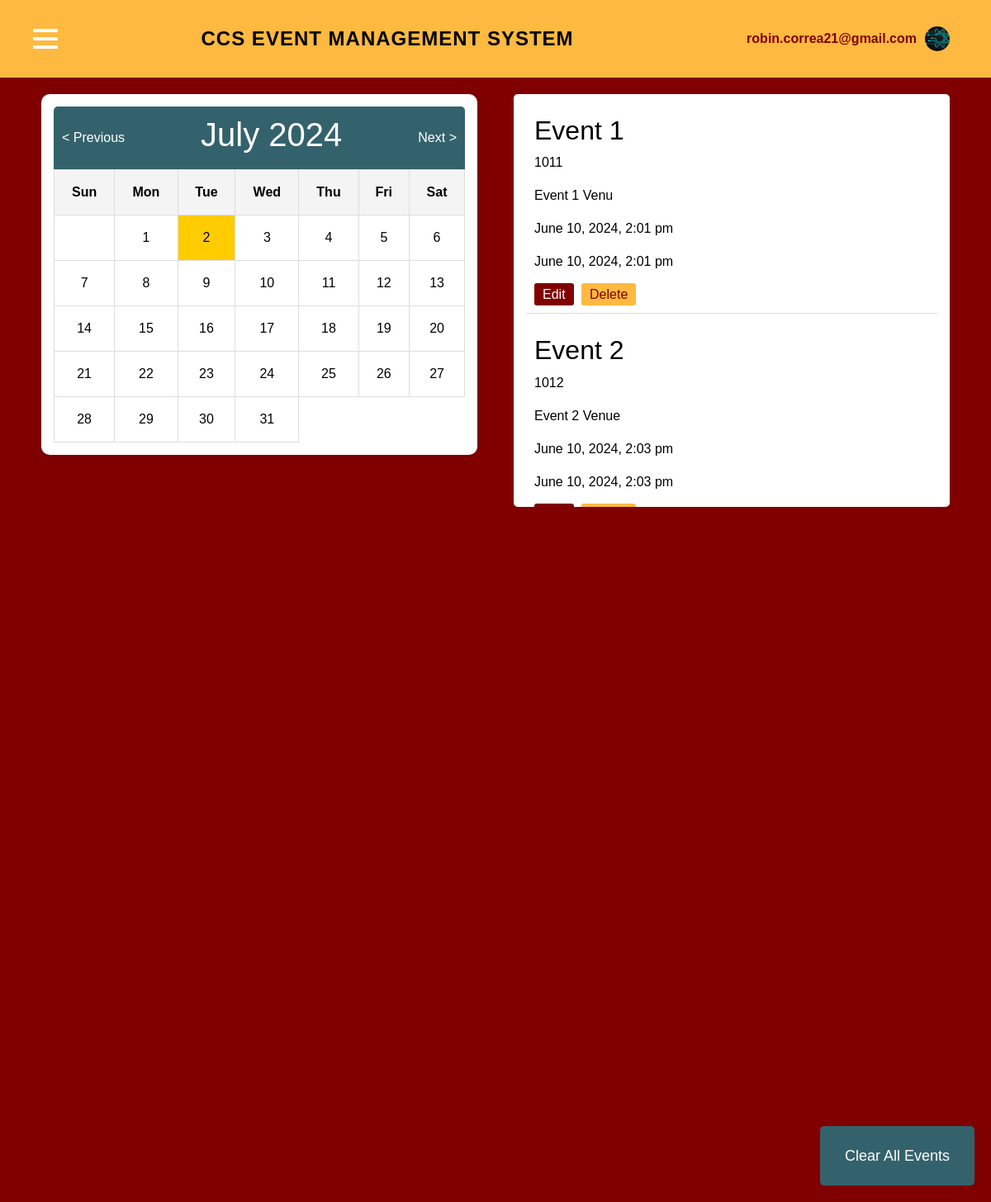
Screenshot of /homerecovery.php (signed in) with the database file from the repository.
### tables this page shows
CREATE TABLE `events` (
  `id` int(11) NOT NULL,
  `title` varchar(255) NOT NULL,
  `code` varchar(255) NOT NULL,
  `venue` text NOT NULL,
  `start_datetime` datetime NOT NULL,
  `end_datetime` datetime NOT NULL,
  `create_user_id` int(11) NOT NULL,
  `update_user_id` int(11) NOT NULL,
  `created_at` datetime NOT NULL DEFAULT current_timestamp(),
  `updated_at` datetime NOT NULL DEFAULT current_timestamp() ON UPDATE current_timestamp()
);

### homerecovery.php (the view, shortened to what this page needs)
<?php
$email = $_SESSION['email'];
include "inclusions/dbconnection.php";
try {
    $conn = new mysqli($servername, $username, $password, $dbname);
} catch (Exception $e) {
    die("Database connection error: " . $e->getMessage());
}
$sql = "SELECT id, title, code, venue, start_datetime, end_datetime FROM events ORDER BY start_datetime ASC";
$result = $conn->query($sql);
?>
<!doctype html>
<html lang="en">
<head>
    <link href="css/bootstrap.min.css" rel="stylesheet">
</head>
<body>
    <nav class="navbar navbar-expand-lg navbar-light" style="background-color: #FEB941; padding: 4px 0;">
        <div class="container">
            <div class="hamburger" id="hamburger">
                <div></div>
                <div></div>
                <div></div>
            </div>
            <a class="navbar-brand" href="#">CCS Event Management System</a>
            <div class="navbar-right">
                <span><?php echo $email; ?></span>
                <img src="images/ccsadmin.png" alt="Profile Picture">
            </div>
        </div>
    </nav>
    <div class="container">
        <div class="calendar" id="calendar"></div>
        <div class="event-list" id="eventsList">
            <?php
            if ($result->num_rows > 0) {
                while($row = $result->fetch_assoc()) {
                    echo "<div class='event-item'>";
                    echo "<h3>" . $row["title"] . "</h3>";
                    echo "<p>" . $row["code"] . "</p>";
                    echo "<p>" . $row["venue"] . "</p>";
                    echo "<p>" . date("F j, Y, g:i a", strtotime($row["start_datetime"])) . "</p>";
                    echo "<p>" . date("F j, Y, g:i a", strtotime($row["end_datetime"])) . "</p>";
                    echo "<a href='edit_event.php?id=" . $row["id"] . "' class='edit-button'>Edit</a>&nbsp;";
                    echo "<a href='delete_event.php?id=" . $row["id"] . "' class='delete-button'>Delete</a>";
                    echo "</div>";
                }
            } else {
                echo "No events found";
            }
            ?>
        </div>
    </div>
    <div style="text-align: center; margin-top: 20px;">
        <button class="clear-events-button" id="clearEventsButton">Clear All Events</button>
    </div>
</body>
</html>

### homerecovery.php (style rules this page uses)
.clear-events-button { background-color: #34626c; color: #ffffff; border: none; border-radius: 5px; padding: 22.5px 30px; cursor: pointer; font-size: 18px; position: fixed; bottom: 20px; right: 20px; z-index: 1000; transition: all 0.3s; }
.edit-button { background-color: maroon; color: white; padding: 5px 10px; border-radius: 3px; margin-right: 5px; text-decoration: none; }
.delete-button { background-color: #FEB941; color: maroon; padding: 5px 10px; border-radius: 3px; text-decoration: none; }
body { background-color: maroon; color: white; margin: 0; display: flex; flex-direction: column; font-family: Arial, sans-serif; }
.container { display: flex; justify-content: space-between; align-items: flex-start; padding: 20px; }
.calendar, .event-list { background-color: #fff; color: #000; padding: 15px; border-radius: 5px; width: 48%; box-sizing: border-box; }
.event-list { display: flex; flex-direction: column; max-height: 500px; overflow-y: auto; }
.event-item { margin-bottom: 15px; padding: 10px; border-bottom: 1px solid #ddd; }
.calendar { border-radius: 10px; box-shadow: 0 0 10px rgba(0, 0, 0, 0.1); }
.hamburger { display: flex; flex-direction: column; cursor: pointer; width: 30px; height: 30px; justify-content: space-around; position: relative; }
.hamburger div { width: 100%; height: 4px; background-color: #fff; transition: all 0.3s; }
.navbar-brand { flex-grow: 1; text-align: center; font-size: 24px; font-weight: bold; letter-spacing: 1px; text-transform: uppercase; }
.navbar-right { display: flex; align-items: center; gap: 10px; }
.navbar-right img { width: 30px; height: 30px; border-radius: 50%; }
.navbar-right span { color: maroon; font-weight: bold; }
nav .container { justify-content: center; position: relative; }
nav .hamburger { position: absolute; left: 10px; }

### rows the page displays
events: title "Event 1", code "1011", venue "Event 1 Venu", start_datetime "June 10, 2024, 2:01 pm", end_datetime "June 10, 2024, 2:01 pm"
events: title "Event 2", code "1012", venue "Event 2 Venue", start_datetime "June 10, 2024, 2:03 pm", end_datetime "June 10, 2024, 2:03 pm"

### other values shown
$email "robin.correa21@gmail.com"
